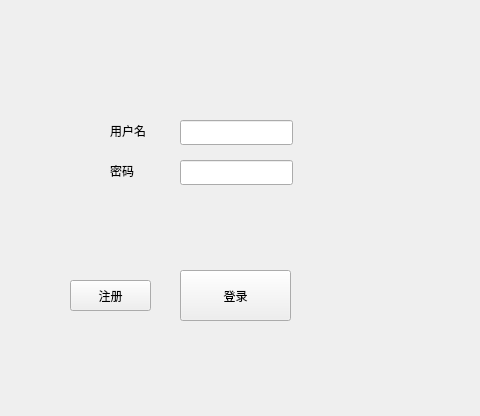
<?xml version="1.0" encoding="UTF-8"?>
<ui version="4.0">
 <class>oop</class>
 <widget class="QWidget" name="oop">
  <property name="geometry">
   <rect>
    <x>0</x>
    <y>0</y>
    <width>480</width>
    <height>416</height>
   </rect>
  </property>
  <property name="windowTitle">
   <string>Form</string>
  </property>
  <widget class="QPushButton" name="pushButton">
   <property name="geometry">
    <rect>
     <x>180</x>
     <y>270</y>
     <width>111</width>
     <height>51</height>
    </rect>
   </property>
   <property name="text">
    <string>登录</string>
   </property>
  </widget>
  <widget class="QLineEdit" name="usernameEdit">
   <property name="geometry">
    <rect>
     <x>180</x>
     <y>120</y>
     <width>113</width>
     <height>25</height>
    </rect>
   </property>
  </widget>
  <widget class="QLineEdit" name="passwordEdit">
   <property name="geometry">
    <rect>
     <x>180</x>
     <y>160</y>
     <width>113</width>
     <height>25</height>
    </rect>
   </property>
  </widget>
  <widget class="QLabel" name="label">
   <property name="geometry">
    <rect>
     <x>110</x>
     <y>120</y>
     <width>51</width>
     <height>21</height>
    </rect>
   </property>
   <property name="text">
    <string>用户名</string>
   </property>
  </widget>
  <widget class="QLabel" name="label_2">
   <property name="geometry">
    <rect>
     <x>110</x>
     <y>160</y>
     <width>51</width>
     <height>21</height>
    </rect>
   </property>
   <property name="text">
    <string>密码</string>
   </property>
  </widget>
  <widget class="QPushButton" name="RegisterButton">
   <property name="geometry">
    <rect>
     <x>70</x>
     <y>280</y>
     <width>81</width>
     <height>31</height>
    </rect>
   </property>
   <property name="text">
    <string>注册</string>
   </property>
  </widget>
 </widget>
 <resources/>
 <connections/>
</ui>
